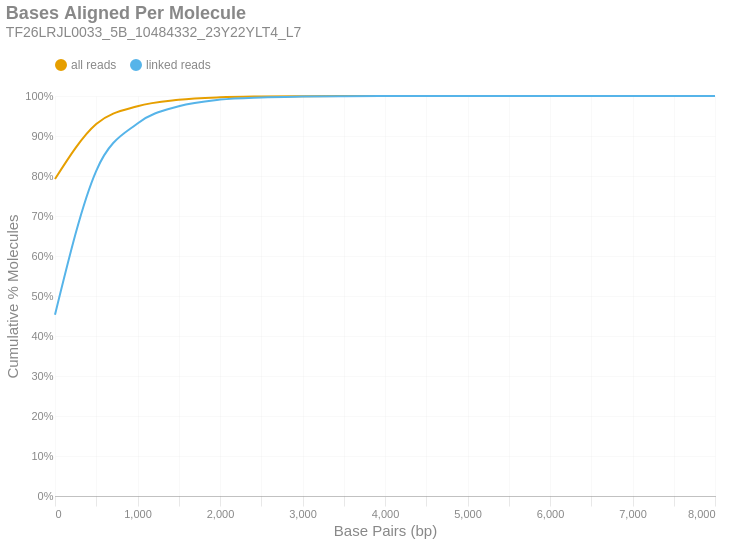

Notebook code cell kept with this figure:
### Markdown cell above
### Bases Aligned Per Molecule
This is a cumulative frequency distribution showing the number of base pairs aligned per unique molecule. These data are shown in 500 bp bins. There are two distributions: one with `all reads` (yellow) and another with only `linked reads` (blue). The percent of molecules in the `linked reads` distribution is relative to the total number of linked molecules.

### Code cell
if SKIPLR:
    print_html(f"Skipped")
else:
    binned_df = consolidated_hist(valids['aligned_bp'], mask, 500, True)
    with SafeRender(binned_df):
        (
            density_plot(binned_df, 'Bases Aligned Per Molecule', samplename, 'basesper')
            .encode(
                x=alt.X('bin:Q', title="Base Pairs (bp)").axis(tickMinStep=500).scale(padding=0),
                y=alt.Y('value:Q', title='Cumulative % Molecules')
                    .axis(format='%')
                    .scale(domain = [0,1])
                    .stack(False),
                color=alt.Color("key:N").scale(domain = ["all reads", "linked reads"]),
                tooltip = [
                    alt.Tooltip("key:N", title = "Data Type"),
                    alt.Tooltip("range_label:N", title="Bases Aligned Per Molecule"),
                    alt.Tooltip("value:Q", format = ".2%", title="% Molecules (Cum.)")
                ]
            )
        ).display()

### Figure 1 — Vega-Lite specification as saved in the notebook (floating-point values rounded to 4 significant figures)
{"width": "container", "height": 400, "config": {"title": {"anchor": "start", "dy": -15, "fontSize": 18, "color": "#888888", "subtitleColor": "#888888", "subtitleFontSize": 14}, "arc": {"fill": "#0072B2"}, "axis": {"domainColor": "#888888", "domainWidth": 0.5, "gridWidth": 0.2, "grid": false, "titleFontWeight": 400, "titleFontSize": 15, "labelFontSize": 11, "labelColor": "#888888", "tickColor": "#888888", "tickWidth": 0.2, "titleColor": "#888888"}, "axisBand": {"grid": false}, "axisX": {"grid": true, "tickSize": 10, "domainCap": "round"}, "axisY": {"domain": false, "grid": true, "tickSize": 0, "domainCap": "round"}, "background": "transparent", "header": {"labelFontSize": 15, "labelColor": "#888888", "titleFontSize": 15, "titleFontWeight": 600, "titleColor": "#888888"}, "legend": {"labelFont": "sans-serif", "labelFontSize": 12, "labelColor": "#888888", "symbolSize": 100, "symbolType": "circle", "titleFontSize": 12, "titlePadding": 10, "titleColor": "#888888", "title": null, "orient": "top"}, "range": {"category": ["#E69F00", "#56B4E9", "#009E73", "#F0E442", "#0072B2", "#D55E00", "#CC79A7", "#000000"], "diverging": ["#cfe8f3", "#a2d4ec", "#73bfe2", "#46abdb", "#1696d2", "#12719e"]}, "area": {"fill": "#0072B2", "fillOpacity": 0.7, "line": true, "strokeOpacity": 0.7}, "line": {"color": "#0072B2", "stroke": "#0072B2", "strokeWidth": 2}, "trail": {"color": "#0072B2", "stroke": "#0072B2", "strokeWidth": 0, "size": 1}, "point": {"filled": true, "fillOpacity": 1.0, "size": 95}, "text": {"color": "#888888", "fontSize": 11, "align": "right", "fontWeight": 400, "size": 11}, "bar": {"fill": "#0072B2", "stroke": null}, "view": {"stroke": null, "continuousWidth": 660, "continuousHeight": 400}}, "data": {"name": "data-03ee9a8ac6c326f82c671c810becb857"}, "mark": {"type": "line", "interpolate": "monotone", "point": {"opacity": 0, "size": 275}}, "encoding": {"color": {"field": "key", "scale": {"domain": ["all reads", "linked reads"]}, "type": "nominal"}, "tooltip": [{"field": "key", "title": "Data Type", "type": "nominal"}, {"field": "range_label", "title": "Bases Aligned Per Molecule", "type": "nominal"}, {"field": "value", "format": ".2%", "title": "% Molecules (Cum.)", "type": "quantitative"}], "x": {"axis": {"tickMinStep": 500}, "field": "bin", "scale": {"padding": 0}, "title": "Base Pairs (bp)", "type": "quantitative"}, "y": {"axis": {"format": "%"}, "field": "value", "scale": {"domain": [0, 1]}, "stack": false, "title": "Cumulative % Molecules", "type": "quantitative"}}, "params": [{"name": "param_c36ac31b6afebe62", "select": {"type": "point", "fields": ["key"]}, "bind": "legend"}], "title": {"text": "Bases Aligned Per Molecule", "subtitle": "TF26LRJL0033_5B_10484332_23Y22YLT4_L7"}, "transform": [{"fold": ["all reads (cumsum)", "linked reads (cumsum)"]}, {"calculate": "replace(datum.key, ' (cumsum)', '')", "as": "key"}, {"filter": {"param": "param_c36ac31b6afebe62"}}], "usermeta": {"embedOptions": {"downloadFileName": "TF26LRJL0033_5B_10484332_23Y22YLT4_L7.basesper"}}, "$schema": "https://vega.github.io/schema/vega-lite/v6.4.1.json", "datasets": {"data-03ee9a8ac6c326f82c671c810becb857": [{"bin": "0.0", "interval": "0.0-500.0", "all reads": 0.7924, "linked reads": 0.4533, "all reads (cumsum)": 0.7924, "linked reads (cumsum)": 0.4533, "range_label": "0-499"}, {"bin": "500.0", "interval": "500.0-1000.0", "all reads": 0.1375, "linked reads": 0.3598, "all reads (cumsum)": 0.9299, "linked reads (cumsum)": 0.813, "range_label": "500-999"}, {"bin": "1000.0", "interval": "1000.0-1500.0", "all reads": 0.04445, "linked reads": 0.1184, "all reads (cumsum)": 0.9744, "linked reads (cumsum)": 0.9315, "range_label": "1000-1499"}, {"bin": "1500.0", "interval": "1500.0-2000.0", "all reads": 0.01605, "linked reads": 0.0429, "all reads (cumsum)": 0.9904, "linked reads (cumsum)": 0.9744, "range_label": "1500-1999"}, {"bin": "2000.0", "interval": "2000.0-2500.0", "all reads": 0.006242, "linked reads": 0.01669, "all reads (cumsum)": 0.9966, "linked reads (cumsum)": 0.991, "range_label": "2000-2499"}, {"bin": "2500.0", "interval": "2500.0-3000.0", "all reads": 0.002055, "linked reads": 0.005496, "all reads (cumsum)": 0.9987, "linked reads (cumsum)": 0.9965, "range_label": "2500-2999"}, {"bin": "3000.0", "interval": "3000.0-3500.0", "all reads": 0.0007531, "linked reads": 0.002014, "all reads (cumsum)": 0.9995, "linked reads (cumsum)": 0.9985, "range_label": "3000-3499"}, {"bin": "3500.0", "interval": "3500.0-4000.0", "all reads": 0.000319, "linked reads": 0.0008532, "all reads (cumsum)": 0.9998, "linked reads (cumsum)": 0.9994, "range_label": "3500-3999"}, {"bin": "4000.0", "interval": "4000.0-4500.0", "all reads": 0.000129, "linked reads": 0.0003451, "all reads (cumsum)": 0.9999, "linked reads (cumsum)": 0.9997, "range_label": "4000-4499"}, {"bin": "4500.0", "interval": "4500.0-5000.0", "all reads": 5.523e-05, "linked reads": 0.0001477, "all reads (cumsum)": 1.0, "linked reads (cumsum)": 0.9999, "range_label": "4500-4999"}, {"bin": "5000.0", "interval": "5000.0-5500.0", "all reads": 1.962e-05, "linked reads": 5.246e-05, "all reads (cumsum)": 1.0, "linked reads (cumsum)": 0.9999, "range_label": "5000-5499"}, {"bin": "5500.0", "interval": "5500.0-6000.0", "all reads": 1.239e-05, "linked reads": 3.313e-05, "all reads (cumsum)": 1.0, "linked reads (cumsum)": 1.0, "range_label": "5500-5999"}, {"bin": "6000.0", "interval": "6000.0-6500.0", "all reads": 3.613e-06, "linked reads": 9.664e-06, "all reads (cumsum)": 1.0, "linked reads (cumsum)": 1.0, "range_label": "6000-6499"}, {"bin": "6500.0", "interval": "6500.0-7000.0", "all reads": 1.549e-06, "linked reads": 4.142e-06, "all reads (cumsum)": 1.0, "linked reads (cumsum)": 1.0, "range_label": "6500-6999"}, {"bin": "7000.0", "interval": "7000.0-7500.0", "all reads": 5.162e-07, "linked reads": 1.381e-06, "all reads (cumsum)": 1.0, "linked reads (cumsum)": 1.0, "range_label": "7000-7499"}, {"bin": "7500.0", "interval": "7500.0-8000.0", "all reads": 1.032e-06, "linked reads": 2.761e-06, "all reads (cumsum)": 1.0, "linked reads (cumsum)": 1.0, "range_label": "7500-7999"}, {"bin": "8000.0", "interval": "8000.0-8500.0", "all reads": 5.162e-07, "linked reads": 1.381e-06, "all reads (cumsum)": 1.0, "linked reads (cumsum)": 1.0, "range_label": "8000-8499"}]}}
